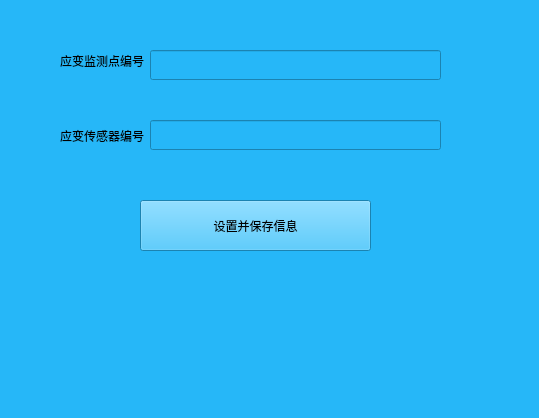
<?xml version="1.0" encoding="UTF-8"?>
<ui version="4.0">
 <class>addstrainsensor</class>
 <widget class="QMainWindow" name="addstrainsensor">
  <property name="geometry">
   <rect>
    <x>0</x>
    <y>0</y>
    <width>539</width>
    <height>418</height>
   </rect>
  </property>
  <property name="windowTitle">
   <string>MainWindow</string>
  </property>
  <property name="styleSheet">
   <string notr="true">background:rgb(38, 183, 248)</string>
  </property>
  <widget class="QWidget" name="centralwidget">
   <widget class="QWidget" name="horizontalLayoutWidget">
    <property name="geometry">
     <rect>
      <x>60</x>
      <y>30</y>
      <width>381</width>
      <height>61</height>
     </rect>
    </property>
    <layout class="QHBoxLayout" name="horizontalLayout">
     <item>
      <widget class="QLabel" name="label">
       <property name="text">
        <string>应变监测点编号</string>
       </property>
      </widget>
     </item>
     <item>
      <widget class="QLineEdit" name="pointlineEdit">
       <property name="minimumSize">
        <size>
         <width>0</width>
         <height>30</height>
        </size>
       </property>
       <property name="maximumSize">
        <size>
         <width>16777215</width>
         <height>20</height>
        </size>
       </property>
       <property name="baseSize">
        <size>
         <width>0</width>
         <height>20</height>
        </size>
       </property>
      </widget>
     </item>
    </layout>
   </widget>
   <widget class="QWidget" name="horizontalLayoutWidget_2">
    <property name="geometry">
     <rect>
      <x>60</x>
      <y>110</y>
      <width>381</width>
      <height>51</height>
     </rect>
    </property>
    <layout class="QHBoxLayout" name="horizontalLayout_2">
     <item>
      <widget class="QLabel" name="label_2">
       <property name="text">
        <string>应变传感器编号</string>
       </property>
      </widget>
     </item>
     <item>
      <widget class="QLineEdit" name="sensorlineEdit">
       <property name="minimumSize">
        <size>
         <width>0</width>
         <height>30</height>
        </size>
       </property>
      </widget>
     </item>
    </layout>
   </widget>
   <widget class="QPushButton" name="pushButton">
    <property name="geometry">
     <rect>
      <x>140</x>
      <y>200</y>
      <width>231</width>
      <height>51</height>
     </rect>
    </property>
    <property name="text">
     <string>设置并保存信息</string>
    </property>
   </widget>
  </widget>
  <widget class="QMenuBar" name="menubar">
   <property name="geometry">
    <rect>
     <x>0</x>
     <y>0</y>
     <width>539</width>
     <height>22</height>
    </rect>
   </property>
  </widget>
  <widget class="QStatusBar" name="statusbar"/>
 </widget>
 <resources/>
 <connections/>
</ui>
